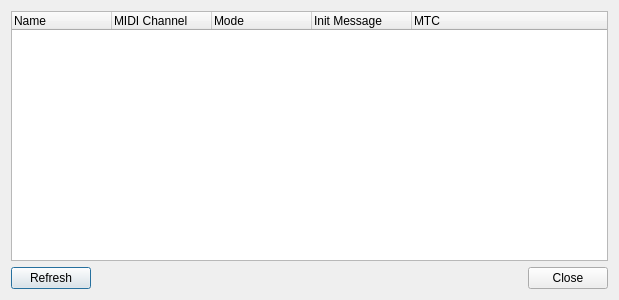
<?xml version="1.0" encoding="UTF-8"?>
<ui version="4.0">
 <author>Massimo Callegari</author>
 <comment>
  Q Light Controller Plus
  configuremidiplugin.ui

  Copyright (c) 2015 Massimo Callegari

  Licensed under the Apache License, Version 2.0 (the "License");
  you may not use this file except in compliance with the License.
  You may obtain a copy of the License at

      http://www.apache.org/licenses/LICENSE-2.0.txt

  Unless required by applicable law or agreed to in writing, software
  distributed under the License is distributed on an "AS IS" BASIS,
  WITHOUT WARRANTIES OR CONDITIONS OF ANY KIND, either express or implied.
  See the License for the specific language governing permissions and
  limitations under the License.
 </comment>
 <class>ConfigureMidiPlugin</class>
 <widget class="QDialog" name="ConfigureMidiPlugin">
  <property name="geometry">
   <rect>
    <x>0</x>
    <y>0</y>
    <width>619</width>
    <height>300</height>
   </rect>
  </property>
  <property name="windowTitle">
   <string>Configure MIDI Plugin</string>
  </property>
  <layout class="QGridLayout" name="gridLayout">
   <item row="1" column="0">
    <widget class="QPushButton" name="m_refresh">
     <property name="text">
      <string>Refresh</string>
     </property>
    </widget>
   </item>
   <item row="1" column="1">
    <widget class="QDialogButtonBox" name="m_buttonBox">
     <property name="orientation">
      <enum>Qt::Horizontal</enum>
     </property>
     <property name="standardButtons">
      <set>QDialogButtonBox::Close</set>
     </property>
    </widget>
   </item>
   <item row="0" column="0" colspan="2">
    <widget class="QTreeWidget" name="m_tree">
     <property name="selectionMode">
      <enum>QAbstractItemView::NoSelection</enum>
     </property>
     <property name="indentation">
      <number>10</number>
     </property>
     <property name="allColumnsShowFocus">
      <bool>true</bool>
     </property>
     <column>
      <property name="text">
       <string>Name</string>
      </property>
     </column>
     <column>
      <property name="text">
       <string>MIDI Channel</string>
      </property>
     </column>
     <column>
      <property name="text">
       <string>Mode</string>
      </property>
     </column>
     <column>
      <property name="text">
       <string>Init Message</string>
      </property>
     </column>
     <column>
      <property name="text">
       <string>MTC</string>
      </property>
     </column>
    </widget>
   </item>
  </layout>
 </widget>
 <resources/>
 <connections>
  <connection>
   <sender>m_buttonBox</sender>
   <signal>accepted()</signal>
   <receiver>ConfigureMidiPlugin</receiver>
   <slot>accept()</slot>
   <hints>
    <hint type="sourcelabel">
     <x>348</x>
     <y>290</y>
    </hint>
    <hint type="destinationlabel">
     <x>157</x>
     <y>274</y>
    </hint>
   </hints>
  </connection>
  <connection>
   <sender>m_buttonBox</sender>
   <signal>rejected()</signal>
   <receiver>ConfigureMidiPlugin</receiver>
   <slot>reject()</slot>
   <hints>
    <hint type="sourcelabel">
     <x>412</x>
     <y>290</y>
    </hint>
    <hint type="destinationlabel">
     <x>286</x>
     <y>274</y>
    </hint>
   </hints>
  </connection>
  <connection>
   <sender>m_refresh</sender>
   <signal>clicked()</signal>
   <receiver>ConfigureMidiPlugin</receiver>
   <slot>slotRefresh()</slot>
   <hints>
    <hint type="sourcelabel">
     <x>32</x>
     <y>272</y>
    </hint>
    <hint type="destinationlabel">
     <x>96</x>
     <y>283</y>
    </hint>
   </hints>
  </connection>
 </connections>
 <slots>
  <slot>slotRefresh()</slot>
 </slots>
</ui>
